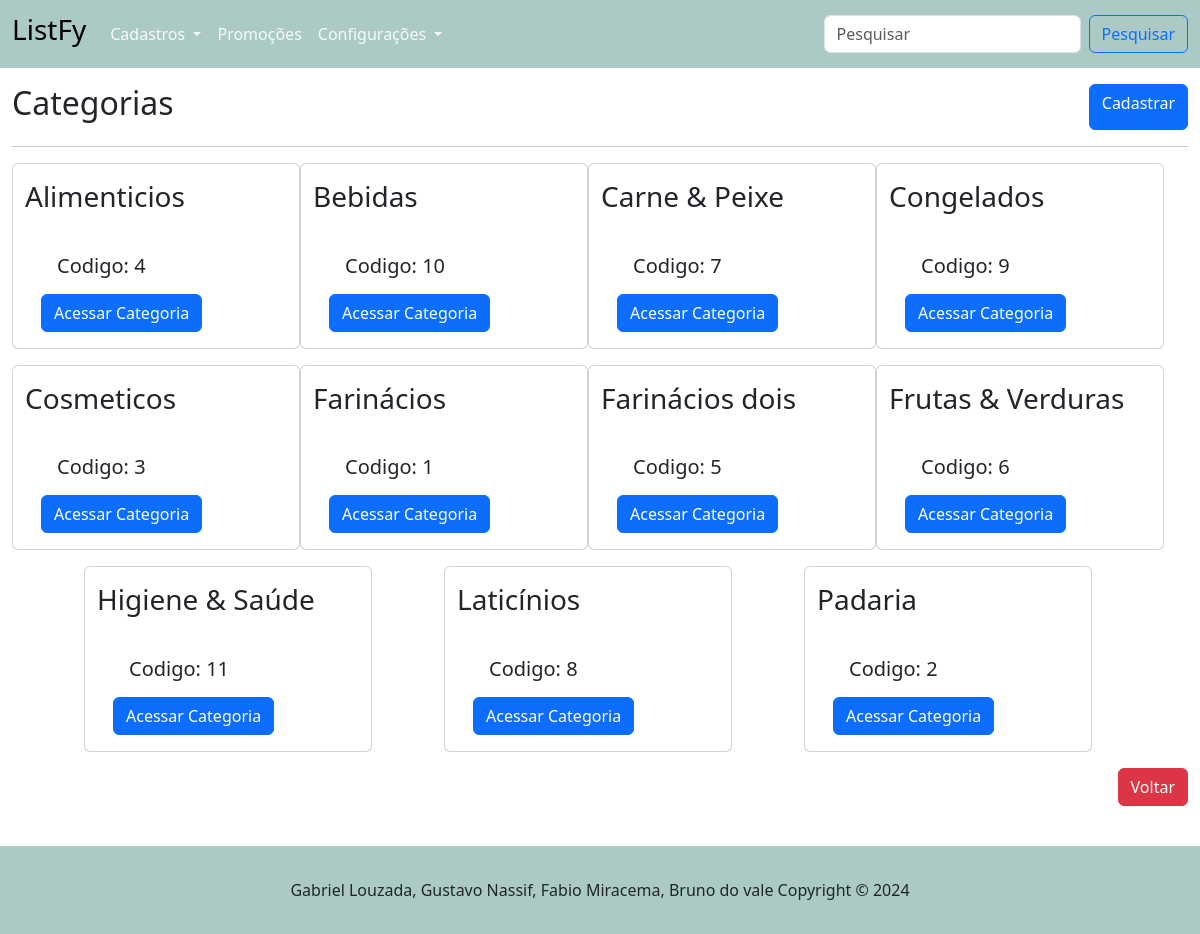
Page /categorias/ on the committed database.
### tables this page shows
CREATE TABLE "categoria" (
	"id_categoria"	INTEGER,
	"nome"	TEXT NOT NULL,
	PRIMARY KEY("id_categoria" AUTOINCREMENT)
);

### routes/categoria_routes.py (the view)
@router.get("/", response_class=HTMLResponse)
async def get_listar_categoria(request: Request):
    categoria = obter_todas_categorias()
    return templates.TemplateResponse("/categoria/categorias.html",{"request":request, "categoria":categoria})

### templates/categoria/categorias.html (shortened to what this page needs)
{% extends "base.html" %}
{% block conteudo %}
    <main class="container-fluid" >
        <div class="d-flex justify-content-between mt-3 ">
            <h2>Categorias</h2>
            <a href="/categorias/cadastrar_categoria" class="btn btn-primary"> Cadastrar</a>
        </div>
        <hr>
        <div class="row container-fluid d-flex justify-content-evenly">
            {% for c in categoria %}
            <div class="card col-12 mb-3" style="width: 18rem;">
                <div>
                    <h3 class="mt-3">{{ c.nome_categoria }}</h3>
                </div>
                <div class="card-body">
                  <h5 class="card-title m-3">Codigo: {{c.id_categoria}}</h5>
                    <div class="col-12">
                        <a href="/produto/categoria/{{c.id_categoria}}" class="btn btn-primary"> Acessar Categoria</a>
                    </div>
                </div>
            </div>
            {% endfor %}
        </div>
        <div class="row">
            <div class="col-12 mb-5 d-flex justify-content-end">
                <a href="/" class="btn btn-danger"> Voltar</a>
            </div>
        </div>
    </main>
{% endblock %}

### rows in the picture
categoria: nome_categoria "Alimenticios", id_categoria "4"
categoria: nome_categoria "Bebidas", id_categoria "10"
categoria: nome_categoria "Carne & Peixe", id_categoria "7"
categoria: nome_categoria "Congelados", id_categoria "9"
categoria: nome_categoria "Cosmeticos", id_categoria "3"
categoria: nome_categoria "Farinácios", id_categoria "1"
categoria: nome_categoria "Farinácios dois", id_categoria "5"
categoria: nome_categoria "Frutas & Verduras", id_categoria "6"
categoria: nome_categoria "Higiene & Saúde", id_categoria "11"
categoria: nome_categoria "Laticínios", id_categoria "8"
categoria: nome_categoria "Padaria", id_categoria "2"
